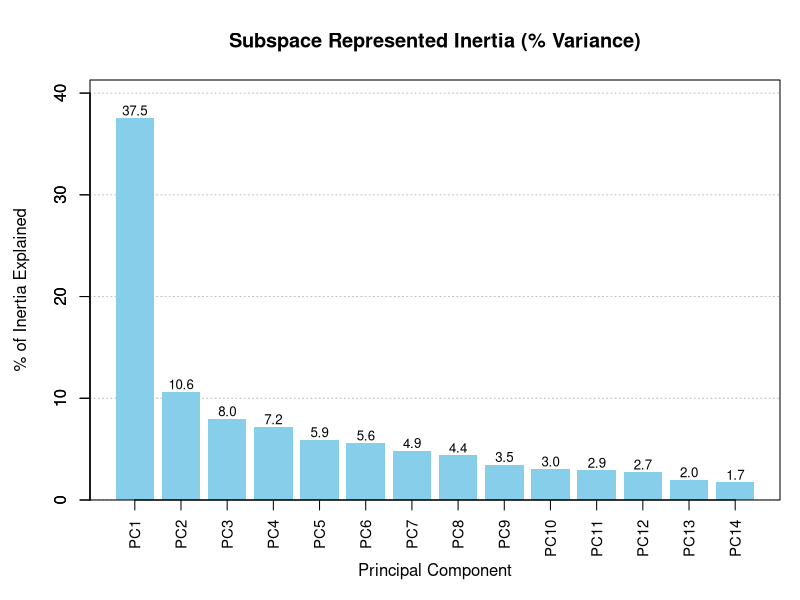
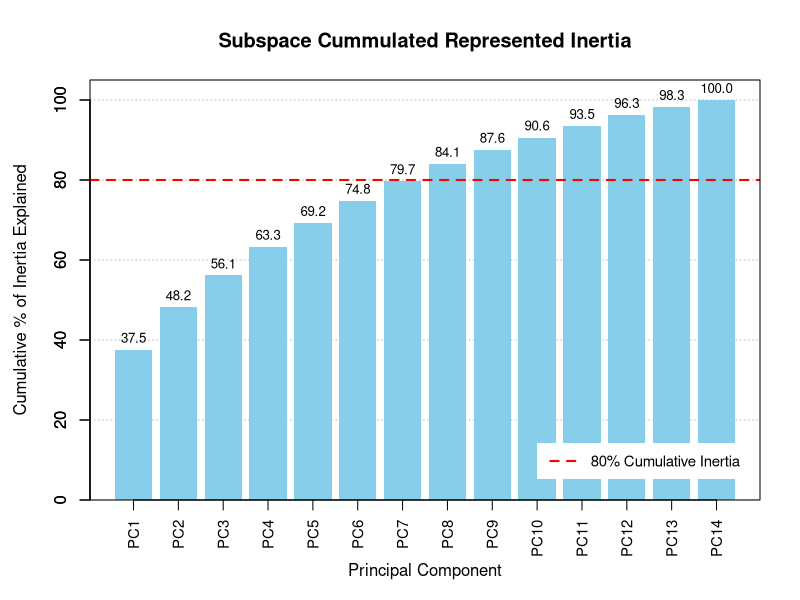
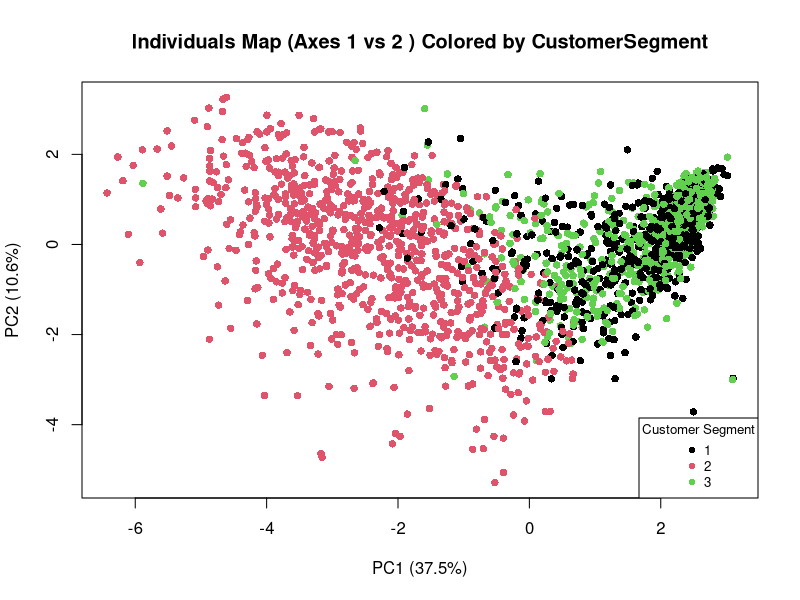
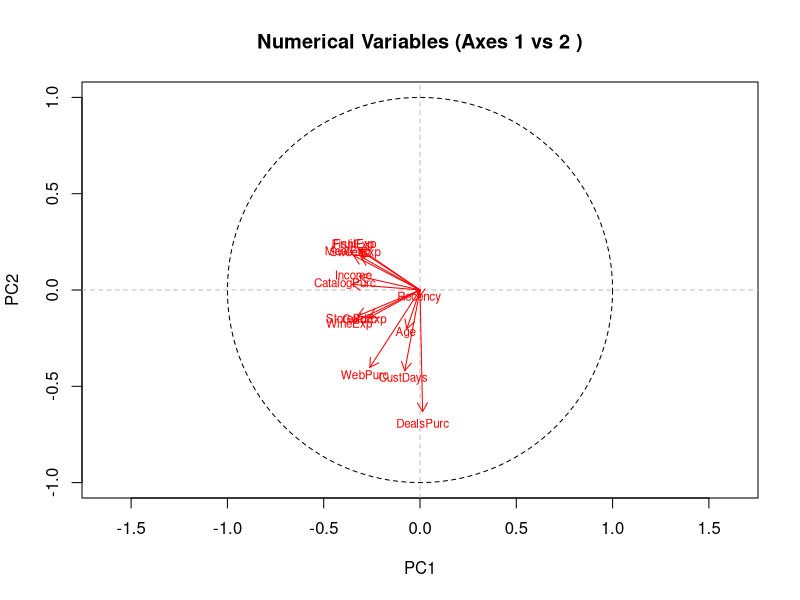
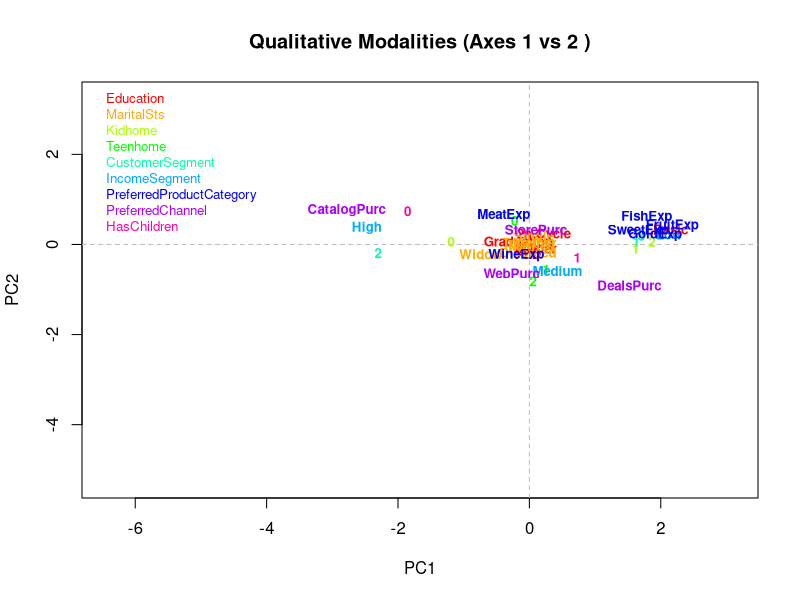
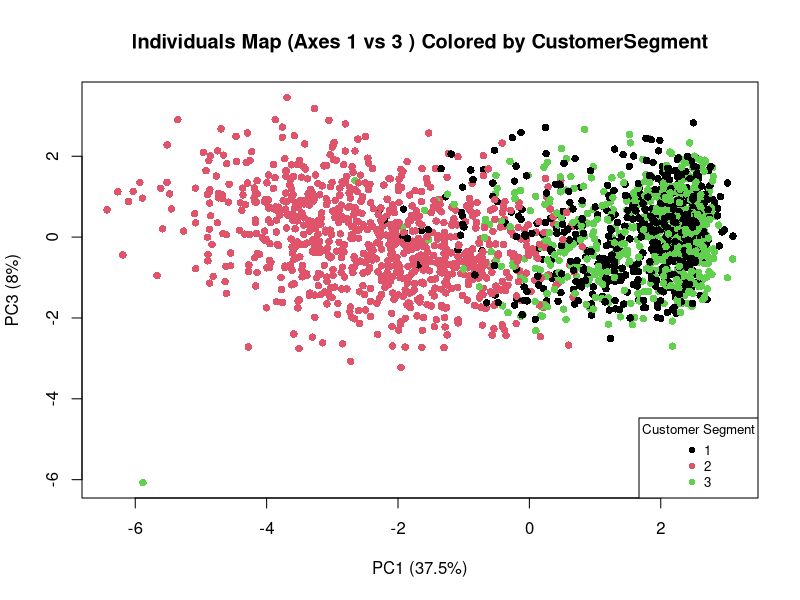
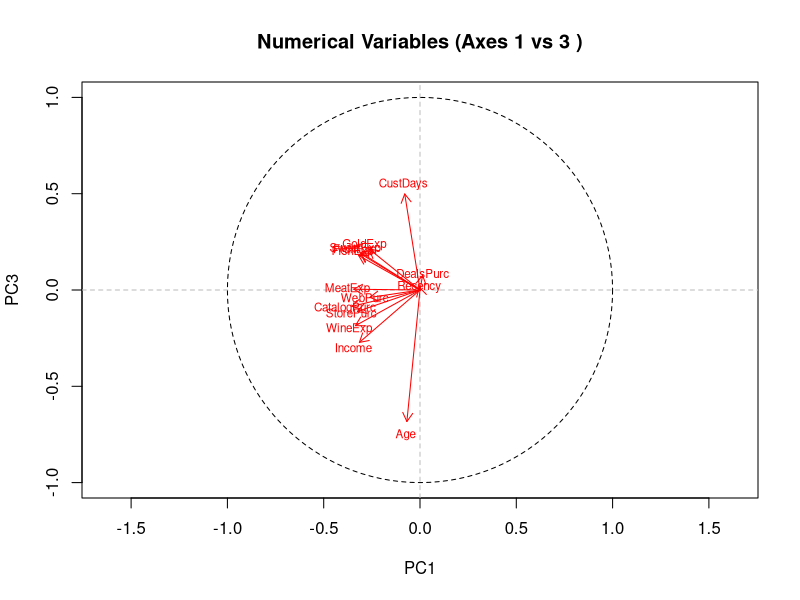
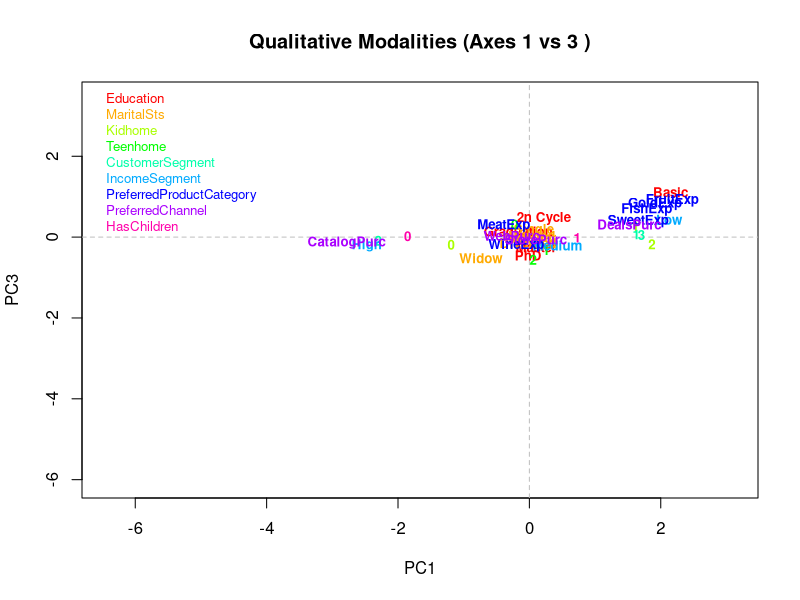

The R script that drew these images, in order:
## ---- chunk 1
knitr::opts_chunk$set(echo = TRUE, warning = FALSE, message = FALSE, 
                      fig.width=10, fig.height=7) 
# Default fig height/width, will adjust for square plots
## ---- chunk 2
# 1. Load data
dd <- read.csv("ifood_enriched.csv", header=T, sep=",")

# 2. Define our variable lists
active_num_vars <- c(
    'Income', 'Age', 'Recency', 'CustDays', 'WineExp', 'FruitExp', 'MeatExp', 
    'FishExp', 'SweetExp', 'GoldExp', 'DealsPurc', 'WebPurc', 'CatalogPurc', 'StorePurc'
)

illu_quali_vars <- c(
    'Education', 'MaritalSts', 'Kidhome', 'Teenhome', 'CustomerSegment', 
    'IncomeSegment', 'PreferredProductCategory', 'PreferredChannel', 'HasChildren'
)

# 3. Handle missing data
dd <- dd[complete.cases(dd[, active_num_vars]), ]

# 4. Create the data frame of ACTIVE continuous variables
dcon <- dd[, active_num_vars]

# 5. Convert illustrative variables to factors
for (col in illu_quali_vars) {
  dd[[col]] <- as.factor(dd[[col]])
}

# 6. Run PCA
acp <- prcomp(dcon, scale = TRUE)

# 7. Get all PCA objects
valprop <- acp$sdev^2            # Eigenvalues (Inertia)
percent_inertia <- (valprop / sum(valprop)) * 100
cumulative_inertia <- cumsum(percent_inertia)
Psi <- acp$x                     # Principal Components (Individuals)
rot <- acp$rotation               # Loadings (Variables)

# 8. Create Eigenvalue table
eig_table <- data.frame(
  Eigenvalue = valprop,
  "Represented_Inertia_%" = percent_inertia,
  "Cummulated_Inertia_%" = cumulative_inertia
)
print("Inertia Table:")
print(head(eig_table))

# Define colors for qualitative plots (consistent across maps)
qual_colors <- rainbow(length(illu_quali_vars))
## ---- chunk 3
# --- 1. Start PDF Output ---
pdf("represented_inertia_plot.pdf", width = 10, height = 7)

# --- 2. Set margins ---
par(mar=c(5, 4.5, 4, 1)) 

# --- 3. Create the Plot ---
bp <- barplot(percent_inertia,
        main="Subspace Represented Inertia (% Variance)",
        xlab="Principal Component",
        ylab="% of Inertia Explained",
        names.arg=NULL, 
        ylim=c(0, max(percent_inertia) * 1.1), 
        col="skyblue", 
        border=NA,
        xaxt="n" 
        )

# --- 4. Add details ---
grid(ny=NULL, nx=NA, col="grey", lty="dotted")
barplot(percent_inertia, add=TRUE, col="skyblue", border=NA, xaxt="n")
text(x=bp, y=percent_inertia + max(percent_inertia)*0.02, 
     labels=sprintf("%.1f", percent_inertia), 
     cex=0.8)
axis(1, at=bp, labels=paste0("PC", 1:length(percent_inertia)), 
     las=2, cex.axis=0.9)
box()

# --- 5. Close the PDF file ---
dev.off()
## ---- chunk 4
# --- 1. Start PDF Output ---
pdf("cummulated_inertia_plot.pdf", width = 10, height = 7)

# --- 2. Set margins ---
par(mar=c(5, 4.5, 4, 2)) 

# --- 3. Create the Plot ---
bp <- barplot(cumulative_inertia,
        main="Subspace Cummulated Represented Inertia",
        xlab="Principal Component",
        ylab="Cumulative % of Inertia Explained",
        names.arg=NULL, 
        ylim=c(0, 105), 
        col="skyblue",
        border=NA,
        xaxt="n" 
        )

# --- 4. Add details ---
grid(ny=NULL, nx=NA, col="grey", lty="dotted")
barplot(cumulative_inertia, add=TRUE, col="skyblue", border=NA, xaxt="n")
abline(h=80, col="red", lty=2, lwd=2)
text(x=bp, y=cumulative_inertia + 3, 
     labels=sprintf("%.1f", cumulative_inertia), 
     cex=0.8)
axis(1, at=bp, labels=paste0("PC", 1:length(cumulative_inertia)), 
     las=2, cex.axis=0.9)
legend("bottomright", 
       legend="80% Cumulative Inertia", 
       lty=2, col="red", lwd=2, bg="white", box.lty=0, cex=0.9, inset=c(0.02, 0.05)) 
box()

# --- 5. Close the PDF file ---
dev.off()
## ---- chunk 5
eje1 <- 1
eje2 <- 2
axis_label = "1_2"

# --- Individuals ---
pdf(paste0("individuals_map_", axis_label, ".pdf"), width = 10, height = 8)
fator_color <- dd$CustomerSegment
plot(Psi[, eje1], Psi[, eje2],
     main=paste("Individuals Map (Axes", eje1, "vs", eje2, ") Colored by CustomerSegment"),
     xlab=paste0("PC", eje1, " (", round(eig_table[eje1, 2], 1), "%)"),
     ylab=paste0("PC", eje2, " (", round(eig_table[eje2, 2], 1), "%)"),
     pch=16, col=as.numeric(fator_color)) 
legend("bottomright", levels(fator_color), pch=16, col=1:length(levels(fator_color)), cex=0.8, title="Customer Segment")
dev.off()

# --- Numerical Variables ---
pdf(paste0("numerical_variables_map_", axis_label, ".pdf"), width = 10, height = 10)
par(mar=c(5.1, 4.1, 4.1, 2.1)) # Reset margins
plot(0, 0, type="n", xlim=c(-1,1), ylim=c(-1,1),
     main=paste("Numerical Variables (Axes", eje1, "vs", eje2, ")"),
     xlab=paste0("PC", eje1), ylab=paste0("PC", eje2), asp=1) 
abline(h=0, lty=2, col="grey"); abline(v=0, lty=2, col="grey")
symbols(0, 0, circles=1, inches=FALSE, add=TRUE, lty=2, col="grey")
arrows(0, 0, rot[, eje1], rot[, eje2], col="red", length=0.1)
text(rot[, eje1]*1.1, rot[, eje2]*1.1, labels=rownames(rot), col="red", cex=0.7)
dev.off()

# --- Qualitative Variables ---
pdf(paste0("qualitative_modalities_map_", axis_label, ".pdf"), width = 10, height = 8)
par(mar=c(5.1, 4.1, 4.1, 2.1)) # Reset margins
plot(Psi[, eje1], Psi[, eje2], type="n",
     main=paste("Qualitative Modalities (Axes", eje1, "vs", eje2, ")"),
     xlab=paste0("PC", eje1), ylab=paste0("PC", eje2))
abline(h=0, lty=2, col="grey"); abline(v=0, lty=2, col="grey")
c <- 1
for (k in illu_quali_vars) {
  fator <- as.factor(dd[, k])
  fdic1 <- tapply(Psi[, eje1], fator, mean)
  fdic2 <- tapply(Psi[, eje2], fator, mean)
  text(fdic1, fdic2, labels=names(fdic1), col=qual_colors[c], cex=0.8, font=2)
  c <- c + 1
}
legend("topleft", illu_quali_vars, text.col=qual_colors, bty="n", cex=0.8)
dev.off()
## ---- chunk 6
eje1 <- 1
eje2 <- 3
axis_label = "1_3"

# --- Individuals ---
pdf(paste0("individuals_map_", axis_label, ".pdf"), width = 10, height = 8)
fator_color <- dd$CustomerSegment
plot(Psi[, eje1], Psi[, eje2],
     main=paste("Individuals Map (Axes", eje1, "vs", eje2, ") Colored by CustomerSegment"),
     xlab=paste0("PC", eje1, " (", round(eig_table[eje1, 2], 1), "%)"),
     ylab=paste0("PC", eje2, " (", round(eig_table[eje2, 2], 1), "%)"),
     pch=16, col=as.numeric(fator_color)) 
legend("bottomright", levels(fator_color), pch=16, col=1:length(levels(fator_color)), cex=0.8, title="Customer Segment")
dev.off()

# --- Numerical Variables ---
pdf(paste0("numerical_variables_map_", axis_label, ".pdf"), width = 10, height = 10)
par(mar=c(5.1, 4.1, 4.1, 2.1)) # Reset margins
plot(0, 0, type="n", xlim=c(-1,1), ylim=c(-1,1),
     main=paste("Numerical Variables (Axes", eje1, "vs", eje2, ")"),
     xlab=paste0("PC", eje1), ylab=paste0("PC", eje2), asp=1) 
abline(h=0, lty=2, col="grey"); abline(v=0, lty=2, col="grey")
symbols(0, 0, circles=1, inches=FALSE, add=TRUE, lty=2, col="grey")
arrows(0, 0, rot[, eje1], rot[, eje2], col="red", length=0.1)
text(rot[, eje1]*1.1, rot[, eje2]*1.1, labels=rownames(rot), col="red", cex=0.7)
dev.off()

# --- Qualitative Variables ---
pdf(paste0("qualitative_modalities_map_", axis_label, ".pdf"), width = 10, height = 8)
par(mar=c(5.1, 4.1, 4.1, 2.1)) # Reset margins
plot(Psi[, eje1], Psi[, eje2], type="n",
     main=paste("Qualitative Modalities (Axes", eje1, "vs", eje2, ")"),
     xlab=paste0("PC", eje1), ylab=paste0("PC", eje2))
abline(h=0, lty=2, col="grey"); abline(v=0, lty=2, col="grey")
c <- 1
for (k in illu_quali_vars) {
  fator <- as.factor(dd[, k])
  fdic1 <- tapply(Psi[, eje1], fator, mean)
  fdic2 <- tapply(Psi[, eje2], fator, mean)
  text(fdic1, fdic2, labels=names(fdic1), col=qual_colors[c], cex=0.8, font=2)
  c <- c + 1
}
legend("topleft", illu_quali_vars, text.col=qual_colors, bty="n", cex=0.8)
dev.off()
## ---- chunk 7
eje1 <- 1
eje2 <- 4
axis_label = "1_4"

# --- Individuals ---
pdf(paste0("individuals_map_", axis_label, ".pdf"), width = 10, height = 8)
fator_color <- dd$CustomerSegment
plot(Psi[, eje1], Psi[, eje2],
     main=paste("Individuals Map (Axes", eje1, "vs", eje2, ") Colored by CustomerSegment"),
     xlab=paste0("PC", eje1, " (", round(eig_table[eje1, 2], 1), "%)"),
     ylab=paste0("PC", eje2, " (", round(eig_table[eje2, 2], 1), "%)"),
     pch=16, col=as.numeric(fator_color)) 
legend("bottomright", levels(fator_color), pch=16, col=1:length(levels(fator_color)), cex=0.8, title="Customer Segment")
dev.off()

# --- Numerical Variables ---
pdf(paste0("numerical_variables_map_", axis_label, ".pdf"), width = 10, height = 10)
par(mar=c(5.1, 4.1, 4.1, 2.1)) # Reset margins
plot(0, 0, type="n", xlim=c(-1,1), ylim=c(-1,1),
     main=paste("Numerical Variables (Axes", eje1, "vs", eje2, ")"),
     xlab=paste0("PC", eje1), ylab=paste0("PC", eje2), asp=1) 
abline(h=0, lty=2, col="grey"); abline(v=0, lty=2, col="grey")
symbols(0, 0, circles=1, inches=FALSE, add=TRUE, lty=2, col="grey")
arrows(0, 0, rot[, eje1], rot[, eje2], col="red", length=0.1)
text(rot[, eje1]*1.1, rot[, eje2]*1.1, labels=rownames(rot), col="red", cex=0.7)
dev.off()

# --- Qualitative Variables ---
pdf(paste0("qualitative_modalities_map_", axis_label, ".pdf"), width = 10, height = 8)
par(mar=c(5.1, 4.1, 4.1, 2.1)) # Reset margins
plot(Psi[, eje1], Psi[, eje2], type="n",
     main=paste("Qualitative Modalities (Axes", eje1, "vs", eje2, ")"),
     xlab=paste0("PC", eje1), ylab=paste0("PC", eje2))
abline(h=0, lty=2, col="grey"); abline(v=0, lty=2, col="grey")
c <- 1
for (k in illu_quali_vars) {
  fator <- as.factor(dd[, k])
  fdic1 <- tapply(Psi[, eje1], fator, mean)
  fdic2 <- tapply(Psi[, eje2], fator, mean)
  text(fdic1, fdic2, labels=names(fdic1), col=qual_colors[c], cex=0.8, font=2)
  c <- c + 1
}
legend("topleft", illu_quali_vars, text.col=qual_colors, bty="n", cex=0.8)
dev.off()
## ---- chunk 8
eje1 <- 2
eje2 <- 3
axis_label = "2_3"

# --- Individuals ---
pdf(paste0("individuals_map_", axis_label, ".pdf"), width = 10, height = 8)
fator_color <- dd$CustomerSegment
plot(Psi[, eje1], Psi[, eje2],
     main=paste("Individuals Map (Axes", eje1, "vs", eje2, ") Colored by CustomerSegment"),
     xlab=paste0("PC", eje1, " (", round(eig_table[eje1, 2], 1), "%)"),
     ylab=paste0("PC", eje2, " (", round(eig_table[eje2, 2], 1), "%)"),
     pch=16, col=as.numeric(fator_color)) 
legend("bottomright", levels(fator_color), pch=16, col=1:length(levels(fator_color)), cex=0.8, title="Customer Segment")
dev.off()

# --- Numerical Variables ---
pdf(paste0("numerical_variables_map_", axis_label, ".pdf"), width = 10, height = 10)
par(mar=c(5.1, 4.1, 4.1, 2.1)) # Reset margins
plot(0, 0, type="n", xlim=c(-1,1), ylim=c(-1,1),
     main=paste("Numerical Variables (Axes", eje1, "vs", eje2, ")"),
     xlab=paste0("PC", eje1), ylab=paste0("PC", eje2), asp=1) 
abline(h=0, lty=2, col="grey"); abline(v=0, lty=2, col="grey")
symbols(0, 0, circles=1, inches=FALSE, add=TRUE, lty=2, col="grey")
arrows(0, 0, rot[, eje1], rot[, eje2], col="red", length=0.1)
text(rot[, eje1]*1.1, rot[, eje2]*1.1, labels=rownames(rot), col="red", cex=0.7)
dev.off()

# --- Qualitative Variables ---
pdf(paste0("qualitative_modalities_map_", axis_label, ".pdf"), width = 10, height = 8)
par(mar=c(5.1, 4.1, 4.1, 2.1)) # Reset margins
plot(Psi[, eje1], Psi[, eje2], type="n",
     main=paste("Qualitative Modalities (Axes", eje1, "vs", eje2, ")"),
     xlab=paste0("PC", eje1), ylab=paste0("PC", eje2))
abline(h=0, lty=2, col="grey"); abline(v=0, lty=2, col="grey")
c <- 1
for (k in illu_quali_vars) {
  fator <- as.factor(dd[, k])
  fdic1 <- tapply(Psi[, eje1], fator, mean)
  fdic2 <- tapply(Psi[, eje2], fator, mean)
  text(fdic1, fdic2, labels=names(fdic1), col=qual_colors[c], cex=0.8, font=2)
  c <- c + 1
}
legend("topleft", illu_quali_vars, text.col=qual_colors, bty="n", cex=0.8)
dev.off()
## ---- chunk 9
eje1 <- 2
eje2 <- 4
axis_label = "2_4"

# --- Individuals ---
pdf(paste0("individuals_map_", axis_label, ".pdf"), width = 10, height = 8)
fator_color <- dd$CustomerSegment
plot(Psi[, eje1], Psi[, eje2],
     main=paste("Individuals Map (Axes", eje1, "vs", eje2, ") Colored by CustomerSegment"),
     xlab=paste0("PC", eje1, " (", round(eig_table[eje1, 2], 1), "%)"),
     ylab=paste0("PC", eje2, " (", round(eig_table[eje2, 2], 1), "%)"),
     pch=16, col=as.numeric(fator_color)) 
legend("bottomright", levels(fator_color), pch=16, col=1:length(levels(fator_color)), cex=0.8, title="Customer Segment")
dev.off()

# --- Numerical Variables ---
pdf(paste0("numerical_variables_map_", axis_label, ".pdf"), width = 10, height = 10)
par(mar=c(5.1, 4.1, 4.1, 2.1)) # Reset margins
plot(0, 0, type="n", xlim=c(-1,1), ylim=c(-1,1),
     main=paste("Numerical Variables (Axes", eje1, "vs", eje2, ")"),
     xlab=paste0("PC", eje1), ylab=paste0("PC", eje2), asp=1) 
abline(h=0, lty=2, col="grey"); abline(v=0, lty=2, col="grey")
symbols(0, 0, circles=1, inches=FALSE, add=TRUE, lty=2, col="grey")
arrows(0, 0, rot[, eje1], rot[, eje2], col="red", length=0.1)
text(rot[, eje1]*1.1, rot[, eje2]*1.1, labels=rownames(rot), col="red", cex=0.7)
dev.off()

# --- Qualitative Variables ---
pdf(paste0("qualitative_modalities_map_", axis_label, ".pdf"), width = 10, height = 8)
par(mar=c(5.1, 4.1, 4.1, 2.1)) # Reset margins
plot(Psi[, eje1], Psi[, eje2], type="n",
     main=paste("Qualitative Modalities (Axes", eje1, "vs", eje2, ")"),
     xlab=paste0("PC", eje1), ylab=paste0("PC", eje2))
abline(h=0, lty=2, col="grey"); abline(v=0, lty=2, col="grey")
c <- 1
for (k in illu_quali_vars) {
  fator <- as.factor(dd[, k])
  fdic1 <- tapply(Psi[, eje1], fator, mean)
  fdic2 <- tapply(Psi[, eje2], fator, mean)
  text(fdic1, fdic2, labels=names(fdic1), col=qual_colors[c], cex=0.8, font=2)
  c <- c + 1
}
legend("topleft", illu_quali_vars, text.col=qual_colors, bty="n", cex=0.8)
dev.off()
## ---- chunk 10
eje1 <- 3
eje2 <- 4
axis_label = "3_4"

# --- Individuals ---
pdf(paste0("individuals_map_", axis_label, ".pdf"), width = 10, height = 8)
fator_color <- dd$CustomerSegment
plot(Psi[, eje1], Psi[, eje2],
     main=paste("Individuals Map (Axes", eje1, "vs", eje2, ") Colored by CustomerSegment"),
     xlab=paste0("PC", eje1, " (", round(eig_table[eje1, 2], 1), "%)"),
     ylab=paste0("PC", eje2, " (", round(eig_table[eje2, 2], 1), "%)"),
     pch=16, col=as.numeric(fator_color)) 
legend("bottomright", levels(fator_color), pch=16, col=1:length(levels(fator_color)), cex=0.8, title="Customer Segment")
dev.off()

# --- Numerical Variables ---
pdf(paste0("numerical_variables_map_", axis_label, ".pdf"), width = 10, height = 10)
par(mar=c(5.1, 4.1, 4.1, 2.1)) # Reset margins
plot(0, 0, type="n", xlim=c(-1,1), ylim=c(-1,1),
     main=paste("Numerical Variables (Axes", eje1, "vs", eje2, ")"),
     xlab=paste0("PC", eje1), ylab=paste0("PC", eje2), asp=1) 
abline(h=0, lty=2, col="grey"); abline(v=0, lty=2, col="grey")
symbols(0, 0, circles=1, inches=FALSE, add=TRUE, lty=2, col="grey")
arrows(0, 0, rot[, eje1], rot[, eje2], col="red", length=0.1)
text(rot[, eje1]*1.1, rot[, eje2]*1.1, labels=rownames(rot), col="red", cex=0.7)
dev.off()

# --- Qualitative Variables ---
pdf(paste0("qualitative_modalities_map_", axis_label, ".pdf"), width = 10, height = 8)
par(mar=c(5.1, 4.1, 4.1, 2.1)) # Reset margins
plot(Psi[, eje1], Psi[, eje2], type="n",
     main=paste("Qualitative Modalities (Axes", eje1, "vs", eje2, ")"),
     xlab=paste0("PC", eje1), ylab=paste0("PC", eje2))
abline(h=0, lty=2, col="grey"); abline(v=0, lty=2, col="grey")
c <- 1
for (k in illu_quali_vars) {
  fator <- as.factor(dd[, k])
  fdic1 <- tapply(Psi[, eje1], fator, mean)
  fdic2 <- tapply(Psi[, eje2], fator, mean)
  text(fdic1, fdic2, labels=names(fdic1), col=qual_colors[c], cex=0.8, font=2)
  c <- c + 1
}
legend("topleft", illu_quali_vars, text.col=qual_colors, bty="n", cex=0.8)
dev.off()
